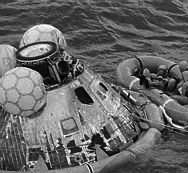
#> input picture y1.png, 188 x 173 px, found by its file name
$ jupyter execute receptiveFields.ipynb
#> lines starting #> are read from the running program, lines starting #| are printed output that depends on the picture
[cell 1]
import matplotlib.pyplot as plt
import matplotlib.image as mpimg
import scipy.signal as signal
import numpy as n
import matplotlib.cm as cm
import math

import urllib2
import matplotlib.pyplot as plt

f1 = urllib2.urlopen("https://raw.githubusercontent.com/m0r9un/blur-deblur/master/y1.png")

img=mpimg.imread(f1)
#> img is the input picture: shape (173, 188, 4) float32; mean R, G, B, A 0.399, 0.399, 0.399, 1
#extract grey values
blurImg = img[:,:,0]

def gaussian2D(x, y, sigma):
    return (1.0/(1*math.pi*(sigma**2)))*math.exp(-(1.0/(2*(sigma**2)))*(x**2 + y**2))

"""make matrix from function (sample of function)"""
def receptiveFieldMatrix(func):
    h = 30
    g = n.zeros((h,h))
    for xi in range(0,h):
        for yi in range(0,h):
            x = xi-h/2
            y = yi-h/2
            g[xi, yi] = func(x,y);
    return g

def plotFilter(fun):
    g = receptiveFieldMatrix(fun)
    plt.imshow(g, cmap=cm.Greys_r)

Img_blurGaussian = signal.convolve(blurImg,receptiveFieldMatrix(lambda x,y: gaussian2D(x,y,3)), mode='same')
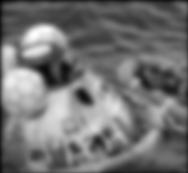
#> Img_blurGaussian: shape (173, 188) float64; min 0.0943, max 1.61, mean 0.779; drawn with min black and max white

fig, ax = plt.subplots(nrows=1, ncols=2, figsize=(6, 3))

plt.gray()

ax[0].imshow(blurImg, cmap=cm.Greys_r)
ax[0].axis('off')
ax[0].set_title('Start')

ax[1].imshow(Img_blurGaussian, cmap=cm.Greys_r)
ax[1].axis('off')
ax[1].set_title('Blur')

fig.subplots_adjust(wspace=0.02, hspace=0.2,
                    top=0.9, bottom=0.05, left=0, right=1)

plt.show()
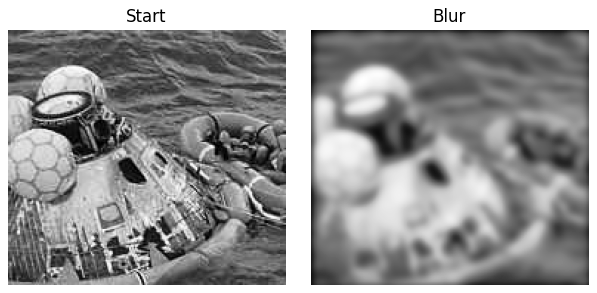
#> figure drawn by matplotlib, 2 panels

[cell 2]
#@title Default title text
import numpy as np
import matplotlib.pyplot as plt

from skimage import color, data, restoration
import urllib2

import matplotlib.image as mpimg
import scipy.signal as signal
import matplotlib.cm as cm
import math


f3 = urllib2.urlopen("https://raw.githubusercontent.com/m0r9un/blur-deblur/master/y11.png")
imge=mpimg.imread(f3)
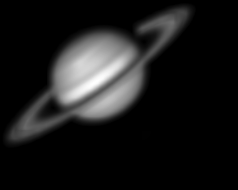
#> input picture y11.png, 238 x 190 px, found by its file name
#> imge is the input picture: shape (190, 238, 4) float32; mean R, G, B, A 0.103, 0.103, 0.103, 1
#extract grey values
test = imge[:,:,0]

deblur = color.rgb2gray(test)
from scipy.signal import convolve2d as conv2
psf = np.ones((5, 5)) / 25
deblur = conv2(deblur, psf, 'same')
deblur += 0.1 * deblur.std() * np.random.standard_normal(deblur.shape)
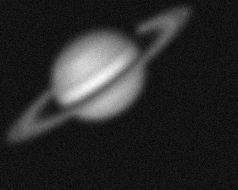
#> deblur: shape (190, 238) float64; min -0.085, max 1.03, mean 0.103; drawn with min black and max white

deconvolved, _ = restoration.unsupervised_wiener(deblur, psf)

fig, ax = plt.subplots(nrows=1, ncols=2, figsize=(6, 3))

plt.gray()

ax[0].imshow(deblur, vmin=deconvolved.min(), vmax=deconvolved.max())
ax[0].axis('off')
ax[0].set_title('Data')

ax[1].imshow(deconvolved)
ax[1].axis('off')
ax[1].set_title('Self tuned restoration')

fig.subplots_adjust(wspace=0.02, hspace=0.2,
                    top=0.9, bottom=0.05, left=0, right=1)

plt.show()
